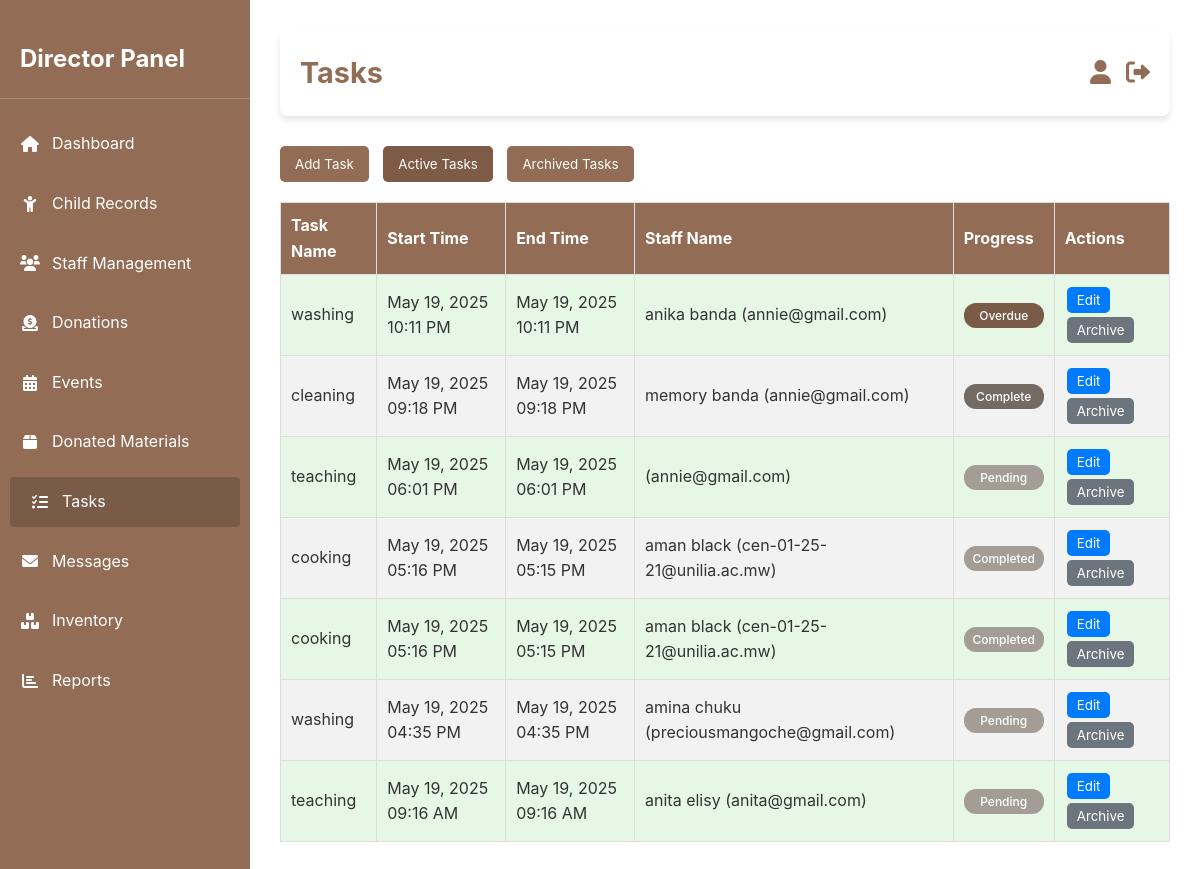
/tasks.php, run on an earlier commit of the app's database.
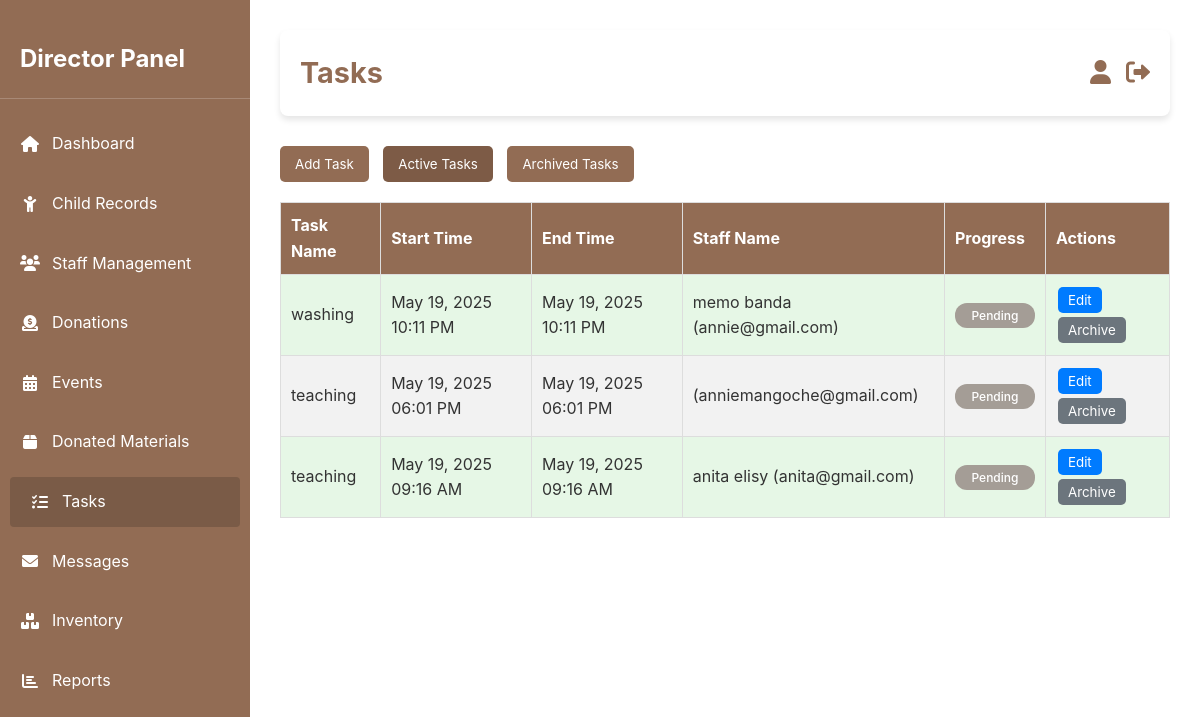
And on a later commit of the database.
### tables this page shows
CREATE TABLE `activity_schedules` (
  `activity_id` int(10) NOT NULL,
  `activity_name` varchar(50) NOT NULL,
  `description` text DEFAULT NULL,
  `start_time` time NOT NULL,
  `end_time` time NOT NULL,
  `activity_date` date DEFAULT NULL,
  `assigned_staff` int(10) DEFAULT NULL,
  `staff_name` varchar(55) NOT NULL,
  `archived` tinyint(4) DEFAULT 0,
  `status` varchar(20) DEFAULT 'pending'
);

CREATE TABLE `staff_records` (
  `staff_id` int(10) NOT NULL,
  `fname` varchar(30) NOT NULL,
  `lname` varchar(30) NOT NULL,
  `email` varchar(50) NOT NULL,
  `phone` varchar(15) DEFAULT NULL,
  `role` varchar(20) NOT NULL,
  `address` varchar(100) DEFAULT NULL,
  `password` varchar(255) NOT NULL,
  `confirm_password` varchar(255) NOT NULL,
  `username` varchar(30) NOT NULL,
  `profile_picture` varchar(255) DEFAULT NULL,
  `archived` tinyint(4) NOT NULL DEFAULT 0,
  `created_at` timestamp NOT NULL DEFAULT current_timestamp()
);

### tasks.php (the view, shortened to what the changed rows need)
<?php
$servername = "localhost";
$dbusername = "root";
$dbpassword = "";
$database = "magdalene_management";
$conn = new mysqli($servername, $dbusername, $dbpassword, $database);
$show_archived = isset($_GET['show_archived']) ? $_GET['show_archived'] : 0;
?>
<!DOCTYPE html>
<html lang="en">
<head>
    <link href="https://cdnjs.cloudflare.com/ajax/libs/font-awesome/6.0.0/css/all.min.css" rel="stylesheet">
</head>
<body>
    <div class="dashboard">
        <aside class="sidebar">
            <h2>Director Panel</h2>
        </aside>
        <main class="main-content">
            <header class="topbar">
                <h1>Tasks</h1>
            </header>
            <table>
                <thead>
                    <tr>
                        <th>Task Name</th>
                        <th>Start Time</th>
                        <th>End Time</th>
                        <th>Staff Name</th>
                        <th>Progress</th>
                        <th>Actions</th>
                    </tr>
                </thead>
                <tbody>
                    <?php
                    $query = "SELECT a.*, s.email as staff_email FROM activity_schedules a
                              LEFT JOIN staff_records s ON a.assigned_staff = s.staff_id
                              WHERE a.archived = ?
                              ORDER BY a.start_time DESC";
                    $stmt = $conn->prepare($query);
                    $stmt->bind_param("i", $show_archived);
                    $stmt->execute();
                    $result = $stmt->get_result();
                    if ($result->num_rows > 0) {
                        while ($row = $result->fetch_assoc()) {
                            $start_time_display = date("M d, Y h:i A", strtotime($row['start_time']));
                            $end_time_display = date("M d, Y h:i A", strtotime($row['end_time']));
                            $start_time_input = date("Y-m-d\TH:i", strtotime($row['start_time']));
                            $end_time_input = date("Y-m-d\TH:i", strtotime($row['end_time']));
                            $status_class = '';
                            switch ($row['status']) {
                                case 'pending':
                                    $status_class = 'status-pending';
                                    break;
                                case 'complete':
                                    $status_class = 'status-complete';
                                    break;
                                case 'overdue':
                                    $status_class = 'status-overdue';
                                    break;
                                default:
                                    $status_class = 'status-pending';
                            }
                            echo "<tr class='" . ($show_archived ? "archived-indicator" : "active-indicator") . "'>";
                            echo "<td>{$row['activity_name']}</td>";
                            echo "<td>{$start_time_display}</td>";
                            echo "<td>{$end_time_display}</td>";
                            echo "<td>{$row['staff_name']} ({$row['staff_email']})</td>";
                            echo "<td><span class='status-badge $status_class'>" . ucfirst($row['status']) . "</span></td>";
                            echo "<td class='action-buttons'>";
                            if ($show_archived == 0) {
                                echo "<button class='edit-btn' onclick='showEditForm({$row['activity_id']},
                                               \"" . addslashes($row['activity_name']) . "\",
                                               \"" . $start_time_input . "\",
                                               \"" . $end_time_input . "\",
                                               \"" . $row['staff_email'] . "\",
                                               \"" . $row['status'] . "\")'>Edit</button>";
                                echo "<button class='archive-btn' onclick='showArchiveConfirm({$row['activity_id']})'>Archive</button>";
                            } else {
                                echo "<button class='restore-btn' onclick='showRestoreConfirm({$row['activity_id']})'>Restore</button>";
                            }
                            echo "</td></tr>";
                        }
                    } else {
                        echo "<tr><td colspan='6' style='text-align:center;'>No " . ($show_archived ? "archived" : "active") . " tasks found</td></tr>";
                    }
                    ?>
                </tbody>
            </table>
        </main>
    </div>
</body>
</html>

What changed in the data, as far as the page shows it:
removed activity_schedules: activity_name "cleaning", start_time "May 19, 2025 09:18 PM", end_time "May 19, 2025 09:18 PM", staff_name "memory banda", assigned_staff.email "annie@gmail.com", status "Complete"
removed activity_schedules: activity_name "cooking", start_time "May 19, 2025 05:16 PM", end_time "May 19, 2025 05:15 PM", staff_name "aman black", assigned_staff.email "cen-01-25-21@unilia.ac.mw", status "Completed"
removed activity_schedules: activity_name "cooking", start_time "May 19, 2025 05:16 PM", end_time "May 19, 2025 05:15 PM", staff_name "aman black", assigned_staff.email "cen-01-25-21@unilia.ac.mw", status "Completed"
removed activity_schedules: activity_name "washing", start_time "May 19, 2025 04:35 PM", end_time "May 19, 2025 04:35 PM", staff_name "amina chuku", assigned_staff.email "preciousmangoche@gmail.com", status "Pending"
changed activity_schedules "washing": staff_name "anika banda" → "memo banda"; status "Overdue" → "Pending"
changed through a linked row, activity_schedules: assigned_staff.email "annie@gmail.com" → "anniemangoche@gmail.com"
